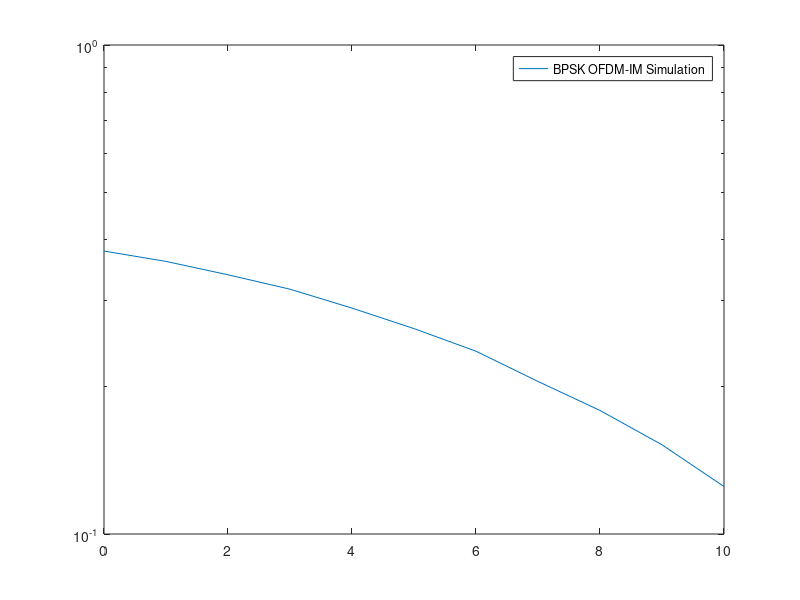

Reproduce this figure in MATLAB.
pkg load communications;
clc; clear all; close all;


####Arguments####
SNRdb = [0:10];     	###### SNR range ######
modulation = 16;    	###### Modulation scheme ######
noblocks = 5000;           	###### Number of OFDM-IM blocks ######

NFFT = 60;     		###### Number of OFDM subcarriers ######
CPL = 16;      		###### Cyclic Prefix ######

g = 10;  		###### Number of subblocks ######
m = 190;  		###### Size of info bits ######

k = 4;   		###### Number of active subcarriers ######

Eb = 1;			###### The energy of one bit ######

######OFDM#######
DSC = k * g;     %Data subcarriers (Active Subcarriers)
SNRdbSymbol = SNRdb + 10*log10(DSC/NFFT) + 10*log10(NFFT/(NFFT+CPL)); %Symbol per noise ratio
symbolbits = log2(modulation);

######INDEX-MODULATION#######
p = m/g;  %Number of bits in each subblock
n = NFFT/g; %OFDM-IM subblock length
p1 = k * symbolbits;  %M-ary signal
p2 = floor(log2(factorial(n)/(factorial(n-k)*factorial(k))));       %Index bits  

maxNumber = 2 ^ p2;       %all possible combinations of carrier indexes
indeces = nchoosek([1:NFFT/g], k);
noindeces = nchoosek(NFFT/g, k);

N = noblocks * m;		##### Input Length #####

SNRw = 10.^(SNRdbSymbol/10);
Noise = 2*Eb./SNRw;

input = randi([0, 1], 1, N);

noblocks = N/m;         %Number of OFDM-IM blocks

##### Splitting the input into a three dimensional array #####
%1st Dimension (Vertical) : Bits of each subblock
%2nd Dimension (Horizontal) : Splitting the subblocks
%3nd Dimension (z) : Splitting the OFDM-IM symbols
bitBlocks = reshape(input, m, noblocks);
bitBlocks = reshape(bitBlocks, p, g, noblocks);

activeSubcarriers = bin2dec(num2str(reshape(bitBlocks((p1+1):p, :, :), p2, noblocks*g)'));

realIndexBits = reshape(bitBlocks((p1+1):p, :, :), p2, noblocks*g);
realIndex = activeSubcarriers;


activeSubcarriers = indeces(activeSubcarriers+1, :);    %Mapping the p2 bits into active subcarrier indeces

realData = reshape(bitBlocks(1:p1, :, :), p1, noblocks*g).';   

inputSymbols = bin2dec(num2str(reshape(bitBlocks(1:p1, :, :), symbolbits, noblocks*g * k)'));

%Encoding M-ary modulated data
complexInputSymbols = qammod(inputSymbols, modulation);

offset = [0:n:noblocks*NFFT-n]';
activeSubcarriers = activeSubcarriers + offset;
%Initializing the fft blocks
ifftInput = zeros(noblocks, NFFT);

%Placing the data in the appropriate positions
ifftInput(activeSubcarriers) = complexInputSymbols;

%Applaying the ifft
ifftSignal = ((NFFT/sqrt(DSC)) * ifft(fftshift(ifftInput.'))).';
%Adding Cyclic Prefix
SignalWithCyclicPrefix = ifftSignal(:, end-CPL+1:end);
SignalWithCyclicPrefix = [SignalWithCyclicPrefix ifftSignal];

%Serializing the data
totalLength = noblocks*(NFFT+CPL);
channelInput = reshape(SignalWithCyclicPrefix.', 1, totalLength);

######### RICIAN ###############
Kdb = 2;  %Ratio of direct path and scattered paths
Mi = 1;   %Interpolation factor

K = 10 ^ (Kdb/10);
const = 1/(2*(K+1));
x = randn(1,totalLength);
y = randn(1,totalLength);
r = sqrt(const*((x + sqrt(2*K)).^2 + y.^2));
rt = zeros(1,Mi*length(r));
ki = 1;

for i=1:length(r)
  rt(ki:i*Mi) = r(i);
  ki = ki+Mi;
end
h = rt;

##################################

errors = []
rightIndexDataErrors = [];

for noise = Noise
  
  %AWGN and Rician channel fading
  awgnnoise = sqrt(noise/2)*randn(1, totalLength) + j*sqrt(noise/2)*randn(1, totalLength);
  data = h .* channelInput + awgnnoise;
  
  %Removing the channel fading (We assume that the receiver knows the channel coefficients and the CHANNEL TAPS < CP)
  data = data ./ h;

  receivedSignal = reshape(data.', NFFT+CPL, noblocks).';
  
  %Removing Cyclic Prefix
  receivedSignal = receivedSignal(:, end-NFFT+1:end);
  
  %Applying fft
  receivedSymbols = (sqrt(DSC)/NFFT)*fftshift(fft(receivedSignal.'));
  
  receivedSymbols = reshape(receivedSymbols.', n, noblocks*g);
  
  %Sorting the data by power in order to find the most probable active carriers
  [sorted, index] = sort(abs(receivedSymbols), "descend");
  blockIndex = index(1:k, :);
  [sorted, index] = sort(blockIndex, "ascend");
  
  pos = zeros(maxNumber, noblocks*g);
  %Finding the indeces of active subcarriers
  for i = 1:k
    
    a = sorted(i,:) - indeces (1:maxNumber,i);
    pos = pos | a;
    
  endfor
  
  [pos ic] = min(pos);
  
  d1 = dec2bin(ic-1);
  d1 = str2num(d1(:));
  d1 = reshape(d1, noblocks*g, p2);
  
  newIndex = sorted.' + offset;
  %Retrieving the M-ary data
  receivedSymbols = receivedSymbols(newIndex);
  %Demodulate M-ary data
  data = qamdemod(receivedSymbols, modulation);
  
  data = reshape(data, g*k, noblocks);
  
  finalData = de2bi(data, symbolbits, "left-msb");
  finalData= reshape(finalData.', p1, noblocks* g).';
  
  %Concatenating the active indeces with the data
  
  rightIndexData = find(~([ic - 1].' - realIndex));
  
  data = [finalData d1];
  data = reshape(data.', 1, N);

  errors = [errors nnz(input-data)];

endfor

dataMatSize = size(realData, 1) * size(realData, 2);

errors = errors/N;

semilogy(SNRdb,errors);

legend("BPSK OFDM-IM Simulation");
